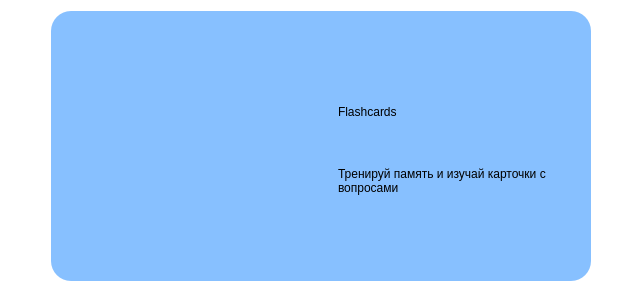
                      <widget class="QFrame" name="frame_4">
                       <property name="sizePolicy">
                        <sizepolicy hsizetype="Minimum" vsizetype="Minimum">
                         <horstretch>0</horstretch>
                         <verstretch>0</verstretch>
                        </sizepolicy>
                       </property>
                       <property name="minimumSize">
                        <size>
                         <width>0</width>
                         <height>269</height>
                        </size>
                       </property>
                       <property name="maximumSize">
                        <size>
                         <width>16777215</width>
                         <height>16777215</height>
                        </size>
                       </property>
                       <property name="styleSheet">
                        <string notr="true">QPushButton{
	background-color: rgb(207, 164, 255);
	border-radius: 20px;
	text-align: center left;
	font: 13pt &quot;Comic Sans MS&quot;;
}
QWidget{background-color: rgb(0, 0,0,0);
border-radius: 20px;}</string>
                       </property>
                       <layout class="QHBoxLayout" name="horizontalLayout_4">
                        <property name="spacing">
                         <number>7</number>
                        </property>
                        <property name="topMargin">
                         <number>11</number>
                        </property>
                        <property name="bottomMargin">
                         <number>11</number>
                        </property>
                        <item>
                         <spacer name="horizontalSpacer">
                          <property name="orientation">
                           <enum>Qt::Horizontal</enum>
                          </property>
                          <property name="sizeType">
                           <enum>QSizePolicy::Minimum</enum>
                          </property>
                          <property name="sizeHint" stdset="0">
                           <size>
                            <width>40</width>
                            <height>20</height>
                           </size>
                          </property>
                         </spacer>
                        </item>
                        <item>
                         <widget class="QWidget" name="choice" native="true">
                          <property name="sizePolicy">
                           <sizepolicy hsizetype="Minimum" vsizetype="Minimum">
                            <horstretch>0</horstretch>
                            <verstretch>0</verstretch>
                           </sizepolicy>
                          </property>
                          <property name="minimumSize">
                           <size>
                            <width>540</width>
                            <height>190</height>
                           </size>
                          </property>
                          <property name="maximumSize">
                           <size>
                            <width>600</width>
                            <height>270</height>
                           </size>
                          </property>
                          <property name="styleSheet">
                           <string notr="true">background-color: rgb(135, 192, 255);</string>
                          </property>
                          <layout class="QGridLayout" name="gridLayout_12">
                           <property name="leftMargin">
                            <number>0</number>
                           </property>
                           <property name="rightMargin">
                            <number>0</number>
                           </property>
                           <property name="horizontalSpacing">
                            <number>16</number>
                           </property>
                           <property name="verticalSpacing">
                            <number>0</number>
                           </property>
                           <item row="0" column="1">
                            <widget class="QFrame" name="frame">
                             <property name="sizePolicy">
                              <sizepolicy hsizetype="Preferred" vsizetype="Preferred">
                               <horstretch>0</horstretch>
                               <verstretch>0</verstretch>
                              </sizepolicy>
                             </property>
                             <property name="minimumSize">
                              <size>
                               <width>260</width>
                               <height>120</height>
                              </size>
                             </property>
                             <layout class="QVBoxLayout" name="verticalLayout_10">
                              <property name="topMargin">
                               <number>59</number>
                              </property>
                              <property name="bottomMargin">
                               <number>56</number>
                              </property>
                              <item>
                               <widget class="QLabel" name="Name_2">
                                <property name="minimumSize">
                                 <size>
                                  <width>0</width>
                                  <height>60</height>
                                 </size>
                                </property>
                                <property name="maximumSize">
                                 <size>
                                  <width>16777215</width>
                                  <height>60</height>
                                 </size>
                                </property>
                                <property name="styleSheet">
                                 <string notr="true">font: 18pt &quot;Comic Sans MS&quot;;</string>
                                </property>
                                <property name="text">
                                 <string>Flashcards</string>
                                </property>
                               </widget>
                              </item>
                              <item>
                               <widget class="QLabel" name="label_8">
                                <property name="maximumSize">
                                 <size>
                                  <width>16777215</width>
                                  <height>60</height>
                                 </size>
                                </property>
                                <property name="focusPolicy">
                                 <enum>Qt::ClickFocus</enum>
                                </property>
                                <property name="styleSheet">
                                 <string notr="true">font:12pt &quot;Comic Sans MS&quot;;</string>
                                </property>
                                <property name="text">
                                 <string>Тренируй память и изучай карточки с вопросами</string>
                                </property>
                                <property name="wordWrap">
                                 <bool>true</bool>
                                </property>
                               </widget>
                              </item>
                             </layout>
                            </widget>
                           </item>
                           <item row="0" column="0">
                            <widget class="QWidget" name="widget_13" native="true">
                             <property name="sizePolicy">
                              <sizepolicy hsizetype="Preferred" vsizetype="Preferred">
                               <horstretch>0</horstretch>
                               <verstretch>0</verstretch>
                              </sizepolicy>
                             </property>
                             <layout class="QGridLayout" name="gridLayout_11">
                              <property name="leftMargin">
                               <number>0</number>
                              </property>
                              <property name="topMargin">
                               <number>38</number>
                              </property>
                              <property name="rightMargin">
                               <number>1</number>
                              </property>
                              <property name="bottomMargin">
                               <number>38</number>
                              </property>
                              <property name="horizontalSpacing">
                               <number>7</number>
                              </property>
                              <item row="1" column="0">
                               <widget class="QLabel" name="label_11">
                                <property name="sizePolicy">
                                 <sizepolicy hsizetype="Preferred" vsizetype="Minimum">
                                  <horstretch>0</horstretch>
                                  <verstretch>0</verstretch>
                                 </sizepolicy>
                                </property>
                                <property name="text">
                                 <string/>
                                </property>
                               </widget>
                              </item>
                              <item row="0" column="0">
                               <widget class="QWidget" name="widget_10" native="true">
                                <property name="sizePolicy">
                                 <sizepolicy hsizetype="Minimum" vsizetype="Minimum">
                                  <horstretch>0</horstretch>
                                  <verstretch>0</verstretch>
                                 </sizepolicy>
                                </property>
                                <property name="minimumSize">
                                 <size>
                                  <width>170</width>
                                  <height>162</height>
                                 </size>
                                </property>
                                <property name="maximumSize">
                                 <size>
                                  <width>183</width>
                                  <height>16777215</height>
                                 </size>
                                </property>
                                <property name="styleSheet">
                                 <string notr="true">border-image:url(:/newPrefix/утткк.png)</string>
                                </property>
                                <layout class="QGridLayout" name="gridLayout_23">
                                 <property name="leftMargin">
                                  <number>0</number>
                                 </property>
                                 <property name="topMargin">
                                  <number>0</number>
                                 </property>
                                 <property name="rightMargin">
                                  <number>0</number>
                                 </property>
                                 <property name="bottomMargin">
                                  <number>0</number>
                                 </property>
                                 <property name="spacing">
                                  <number>0</number>
                                 </property>
                                </layout>
                               </widget>
                              </item>
                             </layout>
                            </widget>
                           </item>
                          </layout>
                         </widget>
                        </item>
                        <item>
                         <spacer name="horizontalSpacer_3">
                          <property name="orientation">
                           <enum>Qt::Horizontal</enum>
                          </property>
                          <property name="sizeType">
                           <enum>QSizePolicy::Minimum</enum>
                          </property>
                          <property name="sizeHint" stdset="0">
                           <size>
                            <width>40</width>
                            <height>20</height>
                           </size>
                          </property>
                         </spacer>
                        </item>
                       </layout>
                      </widget>
